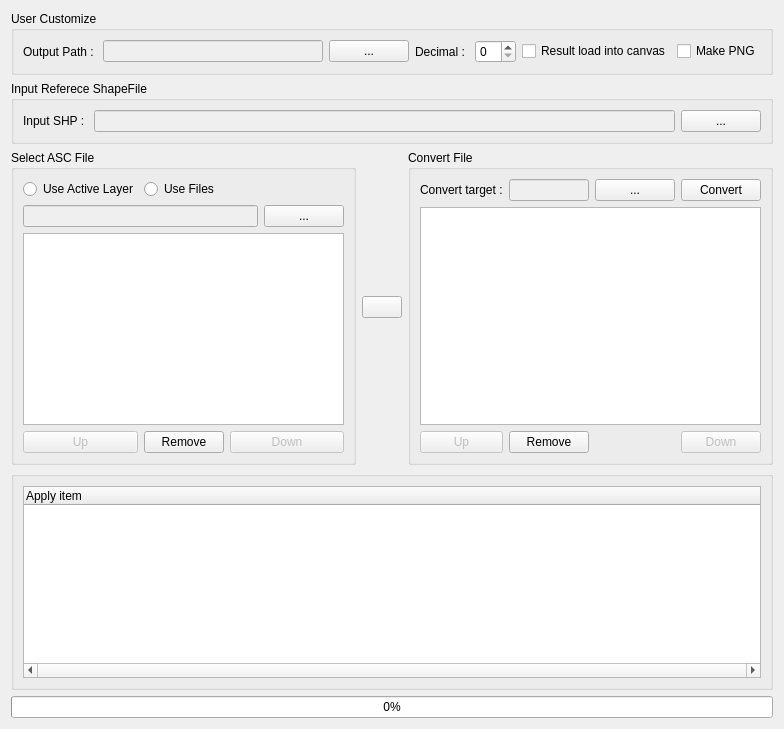
            <widget class="QWidget" name="page_11">
              <layout class="QGridLayout" name="gridLayout_35">
                <item row="0" column="0" colspan="3">
                  <widget class="QGroupBox" name="groupBox_10">
                    <property name="title">
                      <string>User Customize</string>
                    </property>
                    <layout class="QGridLayout" name="gridLayout_31">
                      <item row="0" column="0">
                        <widget class="QLabel" name="label_4">
                          <property name="text">
                            <string>Output Path : </string>
                          </property>
                        </widget>
                      </item>
                      <item row="0" column="1">
                        <widget class="QLineEdit" name="txtOutputDataPath">
                          <property name="enabled">
                            <bool>false</bool>
                          </property>
                        </widget>
                      </item>
                      <item row="0" column="2">
                        <widget class="QPushButton" name="btnOutputDialog">
                          <property name="text">
                            <string>...</string>
                          </property>
                        </widget>
                      </item>
                      <item row="0" column="3">
                        <widget class="QLabel" name="decimal_Text_2">
                          <property name="text">
                            <string>Decimal : </string>
                          </property>
                        </widget>
                      </item>
                      <item row="0" column="4">
                        <widget class="QSpinBox" name="decimalBox"/>
                      </item>
                      <item row="0" column="5">
                        <widget class="QCheckBox" name="chk_AddLayer">
                          <property name="text">
                            <string>Result load into canvas</string>
                          </property>
                        </widget>
                      </item>
                      <item row="0" column="6">
                        <widget class="QCheckBox" name="chk_makePng">
                          <property name="text">
                            <string>Make PNG</string>
                          </property>
                        </widget>
                      </item>
                    </layout>
                  </widget>
                </item>
                <item row="1" column="0" colspan="3">
                  <widget class="QGroupBox" name="groupBox_11">
                    <property name="title">
                      <string>Input Referece ShapeFile</string>
                    </property>
                    <layout class="QGridLayout" name="gridLayout_34">
                      <item row="0" column="0">
                        <widget class="QLabel" name="label_52">
                          <property name="text">
                            <string>Input SHP : </string>
                          </property>
                        </widget>
                      </item>
                      <item row="0" column="1">
                        <widget class="QLineEdit" name="txt_inputSHP">
                          <property name="enabled">
                            <bool>false</bool>
                          </property>
                        </widget>
                      </item>
                      <item row="0" column="2">
                        <widget class="QPushButton" name="btn_inputSHP">
                          <property name="text">
                            <string>...</string>
                          </property>
                        </widget>
                      </item>
                    </layout>
                  </widget>
                </item>
                <item row="2" column="0">
                  <widget class="QGroupBox" name="groupBox_14">
                    <property name="sizePolicy">
                      <sizepolicy hsizetype="Preferred" vsizetype="Preferred">
                        <horstretch>1</horstretch>
                        <verstretch>0</verstretch>
                      </sizepolicy>
                    </property>
                    <property name="title">
                      <string>Select ASC File</string>
                    </property>
                    <layout class="QGridLayout" name="gridLayout_33">
                      <item row="0" column="0">
                        <widget class="QRadioButton" name="rdo_Layer">
                          <property name="text">
                            <string>Use Active Layer</string>
                          </property>
                        </widget>
                      </item>
                      <item row="0" column="1">
                        <widget class="QRadioButton" name="rdo_Files">
                          <property name="text">
                            <string>Use Files</string>
                          </property>
                        </widget>
                      </item>
                      <item row="1" column="0" colspan="3">
                        <widget class="QLineEdit" name="txt_Input_data">
                          <property name="enabled">
                            <bool>false</bool>
                          </property>
                        </widget>
                      </item>
                      <item row="1" column="3">
                        <widget class="QPushButton" name="btnOpenDialog_Input">
                          <property name="text">
                            <string>...</string>
                          </property>
                        </widget>
                      </item>
                      <item row="2" column="0" colspan="4">
                        <widget class="QTableWidget" name="lisw_ASC">
                          <attribute name="horizontalHeaderStretchLastSection">
                            <bool>true</bool>
                          </attribute>
                        </widget>
                      </item>
                      <item row="3" column="0">
                        <widget class="QPushButton" name="btn_ASCup">
                          <property name="enabled">
                            <bool>false</bool>
                          </property>
                          <property name="text">
                            <string>Up</string>
                          </property>
                        </widget>
                      </item>
                      <item row="3" column="1">
                        <widget class="QPushButton" name="btn_ASCremove">
                          <property name="enabled">
                            <bool>true</bool>
                          </property>
                          <property name="text">
                            <string>Remove</string>
                          </property>
                        </widget>
                      </item>
                      <item row="3" column="2" colspan="2">
                        <widget class="QPushButton" name="btn_ASCdown">
                          <property name="enabled">
                            <bool>false</bool>
                          </property>
                          <property name="text">
                            <string>Down</string>
                          </property>
                        </widget>
                      </item>
                    </layout>
                  </widget>
                </item>
                <item row="2" column="2">
                  <widget class="QGroupBox" name="groupBox_13">
                    <property name="sizePolicy">
                      <sizepolicy hsizetype="Preferred" vsizetype="Preferred">
                        <horstretch>1</horstretch>
                        <verstretch>0</verstretch>
                      </sizepolicy>
                    </property>
                    <property name="title">
                      <string>Convert File</string>
                    </property>
                    <layout class="QGridLayout" name="gridLayout_30">
                      <item row="0" column="0">
                        <widget class="QLabel" name="label_5">
                          <property name="text">
                            <string>Convert target :</string>
                          </property>
                        </widget>
                      </item>
                      <item row="0" column="3">
                        <widget class="QPushButton" name="btn_Covert">
                          <property name="enabled">
                            <bool>true</bool>
                          </property>
                          <property name="text">
                            <string>Convert</string>
                          </property>
                        </widget>
                      </item>
                      <item row="0" column="1">
                        <widget class="QLineEdit" name="txt_Convert_path">
                          <property name="enabled">
                            <bool>false</bool>
                          </property>
                        </widget>
                      </item>
                      <item row="0" column="2">
                        <widget class="QPushButton" name="btn_Select_Covert_File">
                          <property name="text">
                            <string>...</string>
                          </property>
                        </widget>
                      </item>
                      <item row="2" column="0">
                        <widget class="QPushButton" name="btn_csvUp">
                          <property name="enabled">
                            <bool>false</bool>
                          </property>
                          <property name="text">
                            <string>Up</string>
                          </property>
                        </widget>
                      </item>
                      <item row="1" column="0" colspan="4">
                        <widget class="QTableWidget" name="lisw_Convert_file">
                          <attribute name="horizontalHeaderStretchLastSection">
                            <bool>true</bool>
                          </attribute>
                        </widget>
                      </item>
                      <item row="2" column="1">
                        <widget class="QPushButton" name="btn_csvRemove">
                          <property name="enabled">
                            <bool>true</bool>
                          </property>
                          <property name="text">
                            <string>Remove</string>
                          </property>
                        </widget>
                      </item>
                      <item row="2" column="3">
                        <widget class="QPushButton" name="btn_csvDown">
                          <property name="enabled">
                            <bool>false</bool>
                          </property>
                          <property name="text">
                            <string>Down</string>
                          </property>
                        </widget>
                      </item>
                    </layout>
                  </widget>
                </item>
                <item row="3" column="0" colspan="3">
                  <widget class="QGroupBox" name="groupBox_12">
                    <property name="title">
                      <string/>
                    </property>
                    <layout class="QGridLayout" name="gridLayout_32">
                      <item row="0" column="0">
                        <widget class="QTreeWidget" name="Tree_Result">
                          <property name="horizontalScrollBarPolicy">
                            <enum>Qt::ScrollBarAlwaysOn</enum>
                          </property>
                          <property name="autoScroll">
                            <bool>false</bool>
                          </property>
                          <property name="autoScrollMargin">
                            <number>6</number>
                          </property>
                          <property name="horizontalScrollMode">
                            <enum>QAbstractItemView::ScrollPerItem</enum>
                          </property>
                          <column>
                            <property name="text">
                              <string>Apply item</string>
                            </property>
                          </column>
                        </widget>
                      </item>
                    </layout>
                  </widget>
                </item>
                <item row="4" column="0" colspan="3">
                  <widget class="QProgressBar" name="satellite_progressBar">
                    <property name="value">
                      <number>0</number>
                    </property>
                  </widget>
                </item>
                <item row="2" column="1">
                  <widget class="QPushButton" name="btn_Apply">
                    <property name="text">
                      <string/>
                    </property>
                  </widget>
                </item>
              </layout>
            </widget>
